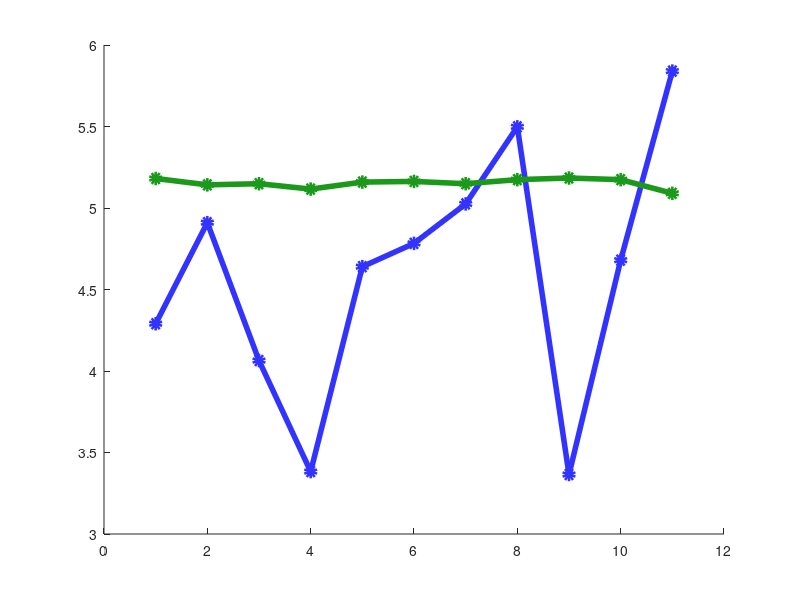

The MATLAB script that drew this image: (Note: this script raises an error after producing the figure.)



% === DATA ===
songList = {'Threshold', 'Teen Spirit', 'Horse with No Name', 'Espresso', ...
            'Ocean Eyes', 'Physical', 'I Could Fall in Love', 'Dreaming of You', ...
            'Old Fashioned Love Song', 'Ordinary World', 'Alone'};

artistList = {'Sungazer', 'Nirvana', 'America', 'Carpenter', ...
              'Eilish', 'Dua Lipa', 'Selena Quintanilla', 'Selena Quintanilla', ...
              'Three Dog Night', 'Duran Duran', 'Heart'};

tempoList = [4.29 4.91 4.064 3.383 4.64 4.783 5.025 5.498 3.365 4.68 5.84];
ringRateList = [5.181 5.142 5.149 5.116 5.159 5.163 5.149 5.174 5.184 5.174 5.09];
ringSDList = [0.0 0.254 0.055 0.052 0.040 0.092 0.184 0.312 0.328 0.312 0.208];

nSongs = numel(songList);
x = 1:nSongs;

% === PLOT ===
figure('Color','w','Position',[100 100 1600 700]); hold on;

% Tempo line + dots
plot(x, tempoList, '-o', ...
    'Color', [0.2 0.2 1], ...
    'MarkerFaceColor', [0.2 0.2 1], ...
    'LineWidth', 4);  % thicker line

% Ring rate line + dots
plot(x, ringRateList, '-o', ...
    'Color', [0.1 0.6 0.1], ...
    'MarkerFaceColor', [0.1 0.6 0.1], ...
    'LineWidth', 4);

% Error bars + shaded SD
for i = 1:nSongs
    line([x(i) x(i)], ...
         [ringRateList(i) - ringSDList(i), ringRateList(i) + ringSDList(i)], ...
         'Color', [0.1 0.6 0.1 0.3], ...
         'LineWidth', 3);
end
fillX = [x, fliplr(x)];
fillY = [ringRateList + ringSDList, fliplr(ringRateList - ringSDList)];
fill(fillX, fillY, [0.1 0.6 0.1], 'FaceAlpha', 0.1, 'EdgeColor', 'none');

% === Manual labels with right-edge alignment for artist ===
ylimLow = min([tempoList, ringRateList - ringSDList]) - 0.6;
ylim([0 6]);  % Lock Y-axis

xticks([]);  % Disable default xtick labels
for i = 1:nSongs
    baseX = x(i);
    baseY = ylimLow + 0.2;

    % Song Title
    text(baseX, baseY + 0.2, songList{i}, ...
        'HorizontalAlignment', 'right', ...
        'VerticalAlignment', 'top', ...
        'FontSize', 20, ...
        'Rotation', 45);

    % Artist Name (manually nudged to match right edge of title)
    offsetX = 0.13;  % tweak this to shift artist right
    offsetY = 0.08;  % tweak this to shift artist upward
    text(baseX + offsetX, baseY, ['\it' artistList{i}], ...
        'HorizontalAlignment', 'right', ...
        'VerticalAlignment', 'top', ...
        'FontSize', 20, ...
        'Interpreter', 'tex', ...
        'Rotation', 45);
end




% Labels and title (scaled up)
ylabel('Frequency (Hz)', 'FontSize', 24);
title('Song Stimulus Tempo vs. PCA Ring Rate (61.5 Hz Amplitude), Whole Cortex', 'FontSize', 26);
legend({'Stimulus Tempo', 'Ring Rate', '±1 SD'}, 'Location', 'northwest', 'FontSize', 18);
set(gca, 'FontSize', 18);  % Axes tick font size
grid on;

